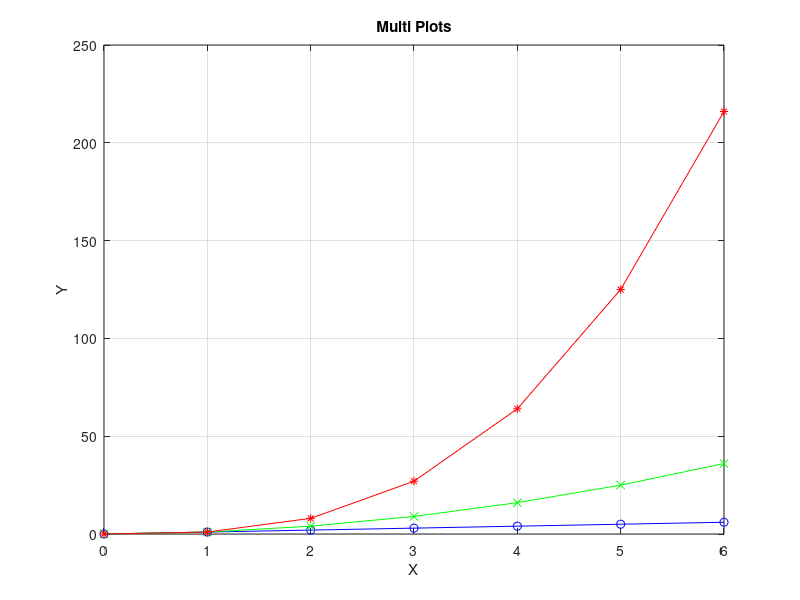

Write MATLAB code to recreate this figure.
x=[0,1,2,3,4,5,6]; 
y1=[0,1,2,3,4,5,6]; 
y2=[0,1,4,9,16,25,36]; 
y3=[0,1,8,27,64,125,216]; 

plot(x,y1,'-bo');
hold on
plot(x,y2,'-gx');
plot(x,y3,'-r*')
grid on

title('Multi Plots')
xlabel('X')
ylabel('Y')

hold off